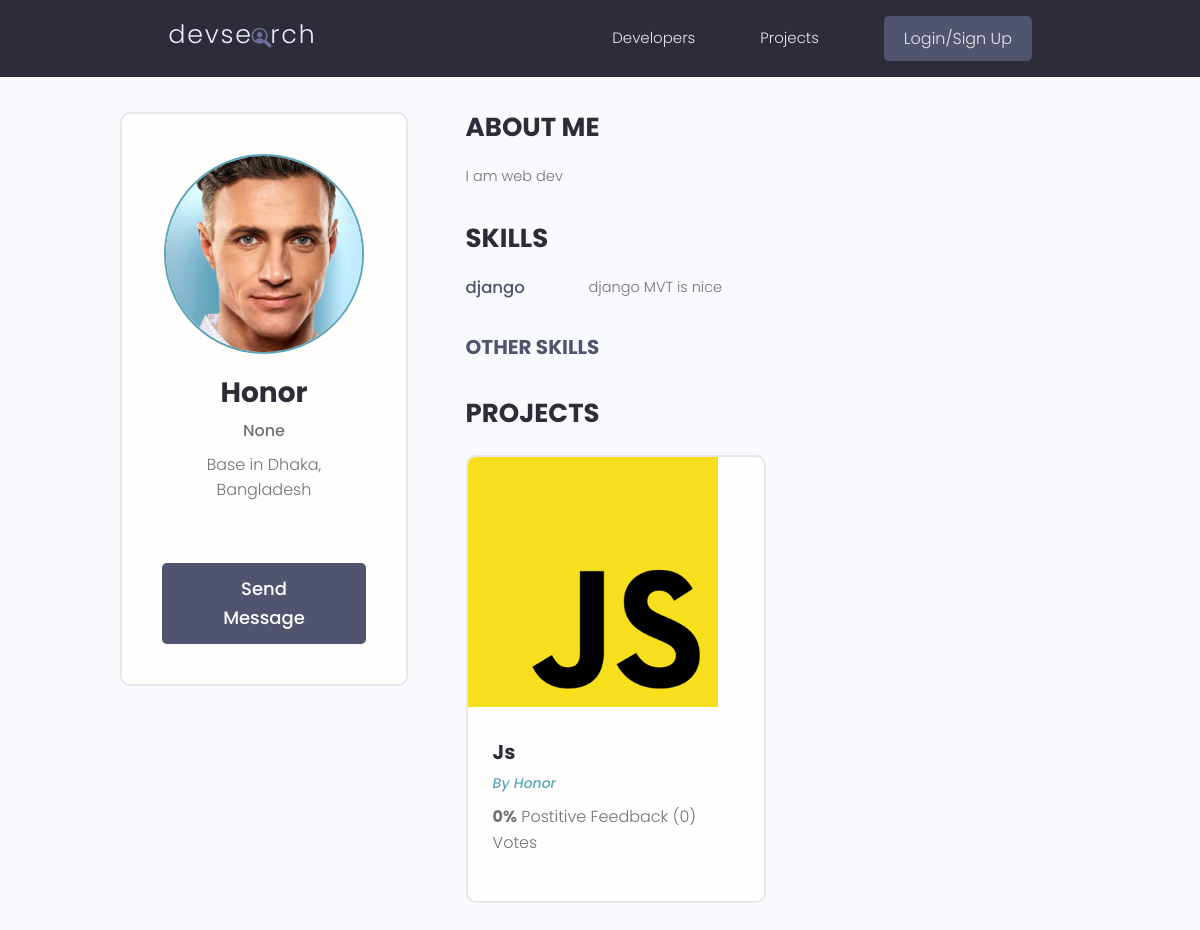
Screenshot of /profile/e8e25c77867f4039a5047b268cc14be6/ with the database file from the repository.
### users/models.py (models this page shows, shortened)
class Profile(models.Model):
    user = models.OneToOneField(User, on_delete=models.CASCADE, null=True, blank=True)
    name = models.CharField(max_length=200, blank=True, null=True)
    email = models.EmailField(max_length=500, blank=True, null=True)
    username = models.CharField(max_length=200, blank=True, null=True)
    location = models.CharField(max_length=200, blank=True, null=True)
    short_intro = models.CharField(max_length=200, blank=True, null=True)
    bio = models.TextField(blank=True, null=True)
    profile_image = models.ImageField(null=True, blank=True, upload_to='profiles/', default='profiles/user-default.png')
    social_github = models.CharField(max_length=200, blank=True, null=True)
    social_twitter = models.CharField(max_length=200, blank=True, null=True)
    social_linkedin = models.CharField(max_length=200, blank=True, null=True)
    social_youtube = models.CharField(max_length=200, blank=True, null=True)
    social_website = models.CharField(max_length=200, blank=True, null=True)
    created = models.DateField(auto_now_add=True)
    id = models.UUIDField(default=uuid.uuid4, unique=True, primary_key=True, editable=False)

class Skill(models.Model):
    owner = models.ForeignKey(Profile, on_delete=models.CASCADE, null=True, blank=True)
    name = models.CharField(max_length=200, blank=True, null=True)
    description = models.TextField(blank=True, null=True)
    created = models.DateField(auto_now_add=True)
    id = models.UUIDField(default=uuid.uuid4, unique=True, primary_key=True, editable=False)

### projects/models.py (models this page shows, shortened)
class Project(models.Model):
    owner = models.ForeignKey(Profile,null= True, on_delete=models.SET_NULL)
    title = models.CharField(max_length=200)
    description = models.TextField(null=True, blank=True)
    featured_image = models.ImageField(null=True, blank=True,default="default.jpg")
    demo_link = models.CharField(max_length=2000, null=True, blank=True)
    source_link = models.CharField(max_length=2000, null=True, blank=True)
    tags = models.ManyToManyField('Tag', blank=True)
    vote_total = models.IntegerField(default=0, null=True, blank=True)
    vote_ratio = models.IntegerField(default=0, null=True, blank=True)
    created = models.DateField(auto_now_add=True)
    id = models.UUIDField(default=uuid.uuid4, unique=True, primary_key=True, editable=False)
    class Meta:
        ordering = ['-vote_ratio', '-vote_total', 'title']

### users/views.py (the view)
# urls.py: path('profile/<str:pk>/', views.userProfile, name='user-profiles'),
def userProfile(request, pk):
    profile = Profile.objects.get(id=pk)
    topSkills = profile.skill_set.exclude(description__exact="")
    otherSkills = profile.skill_set.filter(description="")
    context = {'profile': profile, 'topSkills': topSkills, 'otherSkills': otherSkills}
    return render(request, 'users/user-profile.html', context)

### users/templates/users/user-profile.html (shortened to what this page needs)
{% extends 'main.html' %}
{% block content %}
<main class="profile my-md">
    <div class="container">
      <div class="layout">
        <div class="column column--1of3">
          <div class="card text-center">
            <div class="card__body dev">
              <img class="avatar avatar--xl" src="{{profile.profile_image.url}}" />
              <h2 class="dev__name">{{profile.name}}</h2>
              <p class="dev__title">{{profile.short_intro}}</p>
              <p class="dev__location">Base in {{profile.location}}</p>
              {% if request.user.profile.id != profile.id %}
              <a href="{% url 'create-message' profile.id %}" class="btn btn--sub btn--lg">Send Message </a>
              {% endif %}
            </div>
          </div>
        </div>
        <div class="column column--2of3">
          <div class="devInfo">
            <h3 class="devInfo__title">About Me</h3>
            <p class="devInfo__about">{{profile.bio}}</p>
          </div>
          <div class="devInfo">
            <h3 class="devInfo__title">Skills</h3>
            <div class="devInfo__skills">
                {% for skill in topSkills %}
              <div class="devSkill">
                <h4 class="devSkill__title">{{skill.name}}</h4>
                <p class="devSkill__info">{{skill.description}}</p>
              </div>
              {% endfor %}
              <h3 class="devInfo__subtitle">Other Skills</h3>
            </div>
          </div>
          <div class="devInfo">
            <h3 class="devInfo__title">Projects</h3>
            <div class="grid grid--two">
              {% for project in profile.project_set.all %}
              <div class="column">
                <div class="card project">
                  <a href="{% url 'single-projects' project.id %}" class="project">
                    <img class="project__thumbnail" src="{{project.featured_image.url}}" alt="project thumbnail" />
                    <div class="card__body">
                      <h3 class="project__title">{{project.title}}</h3>
                      <p><a class="project__author" href="{% url 'user-profiles' project.owner.id %}">By {{project.owner.name}}</a></p>
                      <p class="project--rating">
                        <span style="font-weight: bold;">{{project.vote_ratio}}%</span> Postitive
                        Feedback ({{project.vote_total}}) Vote{{project.vote_total|pluralize:"s"}}
                      </p>
                    </div>
                  </a>
                </div>
              </div>
              {% endfor %}
            </div>
          </div>
        </div>
      </div>
    </div>
  </main>
{% endblock %}

### static/styles/app.css (style rules this page uses)
:root { --color-sub: #2d2d39; }
.btn--sub { background-color: var(--color-sub-light); }
.card { border: 2px solid var(--color-light); }
img { width: 100%; }
.profile .card > .dev { padding: 4rem; }
.dev__name { color: var(--color-sub); font-size: 2.8rem; font-weight: 700; margin-top: 1rem; margin-bottom: 0.5rem; }
.dev__title { font-size: 1.6rem; font-weight: 500; line-height: 1.3; }
.dev__location { margin-top: 1rem; }
.devInfo { margin-bottom: 3rem; }
.devInfo__title, .devInfo__subtitle { font-size: 2.6rem; color: var(--color-sub); text-transform: uppercase; font-weight: 700; margin-bottom: 1.5rem; }
.devInfo__subtitle { font-size: 2rem; color: var(--color-sub-light); }
.devInfo__about, .devSkill__info { font-size: 1.45rem; line-height: 1.7; text-align: justify; }
.devSkill { margin-bottom: 3rem; }
.devSkill__title { font-size: 1.65rem; font-weight: 500; color: var(--color-sub-light); }
@media screen and (min-width: 700px) { .devSkill { display: flex; justify-content: space-between; gap: 3rem; } }
@media screen and (min-width: 700px) { .devSkill__info { flex-basis: 80%; } }
.project__author { font-size: 1.4rem; font-style: italic; }
.project--rating { margin-bottom: 1.6em; margin-top: .5em; }
.project__thumbnail { height: 25rem; object-fit: cover; object-position: top center; }
.project__title { font-size: 2rem; font-weight: 700; color: var(--color-sub); }

### static/uikit/styles/modules/_variables.css (style rules this page uses)
:root { --color-main: #5aa5b9; --color-main-light: #e6faff; --color-sub: #3f4156; --color-sub-light: #51546e; --color-sub-lighter: #ededfd; --color-text: #737373; --color-gray: #8b8b8b; --color-light: #e5e7eb; --color-light-gray: #767676; --color-bg: #f8fafd; --color-white: #fffefd; --color-white-light: #f3f3f3; --color-success: #359e64; --color-success-bg: #def8e8; --color-error: #fc4b0b; --color-error-bg: #fff2ee; --font-base: 'Poppins', arial, helvetica, 'Segoe UI', roboto, ubuntu, sans-serif; --font-monospace: 'Fira Code', 'Courier New', courier, monospace; --font-regular: 300; --font-medium: 500; --font-bold: 700; --generic-shadow: 1px 1px 5px #00000010; --generic-transition: all 0.3s ease-in-out; }

### static/uikit/styles/modules/_base.css (style rules this page uses)
* { margin: 0; padding: 0; box-sizing: border-box; text-rendering: optimizeLegibility; color: inherit; font-size: inherit; }
html { font-size: 50%; }
@media only screen and (min-width: 480px) { html { font-size: 56.25%; } }
@media only screen and (min-width: 1200px) { html { font-size: 62.5%; } }
body { line-height: 1.6; font-weight: 400; font-size: 1.5rem; color: var(--color-text); background-color: var(--color-bg); min-height: 100vh; }

### static/uikit/styles/modules/_typography.css (style rules this page uses)
* { font-family: var(--font-base); }
h2 { font-size: 3.6rem; font-weight: var(--font-bold); }
h3 { font-size: 3.2rem; font-weight: var(--font-medium); }
h4 { font-size: 2.8rem; font-weight: var(--font-medium); }
p, span, strong { font-size: 1.6rem; color: var(--color-text); font-weight: var(--font-regular); }
a { padding-bottom: 2px; text-decoration: none; display: inline-block; color: var(--color-main); font-weight: var(--font-medium); }

### static/uikit/styles/modules/_utilities.css (style rules this page uses)
.container { width: 92%; max-width: 165rem; margin: 0 auto; box-sizing: border-box; }
@media screen and (min-width: 1000px) { .container { width: 90%; } }
@media screen and (min-width: 1200px) { .container { width: 80%; } }
.text-center { text-align: center; }
.my-md { margin: 3rem auto; }

### static/uikit/styles/modules/_avatar.css (style rules this page uses)
.avatar { border-radius: 50%; border: 2px solid var(--color-main); object-fit: cover; }
.avatar--xl { height: 20rem; width: 20rem; }

### static/uikit/styles/modules/_button.css (style rules this page uses)
.btn { display: inline-block; position: relative; cursor: pointer; background-color: var(--color-light); font-weight: var(--font-medium); color: var(--color-sub); text-decoration: none; padding: 1rem 2rem; border-radius: 0.5rem; border: none; width: -webkit-fit-content; width: -moz-fit-content; width: fit-content; height: -webkit-fit-content; height: -moz-fit-content; height: fit-content; font-size: 1.6rem; outline-width: 0; outline-color: transparent; -webkit-backface-visibility: hidden; backface-visibility: hidden; transition: all 0.3s ease-in-out; }
.btn--sub { background-color: var(--color-sub); color: var(--color-white); }
.btn--lg { font-size: 1.8rem; padding: 1.2rem 4.5rem; }

### static/uikit/styles/modules/_card.css (style rules this page uses)
.card { border-radius: 1rem; background-color: var(--color-white); border: 1.5px solid var(--color-light); width: auto; height: auto; margin-top: 0.5rem; margin-bottom: 0.5rem; overflow: hidden; }
.card__body, .card__header { padding: 2rem 2.5rem; }

### rows the page displays
Profile: profile_image (picture), name "Honor", short_intro "None", location "Dhaka, Bangladesh", bio "I am web dev"
Skill: name "django", description "django MVT is nice"
Project: featured_image (picture), title "Js", owner.name "Honor", vote_ratio "0", vote_total "0"
